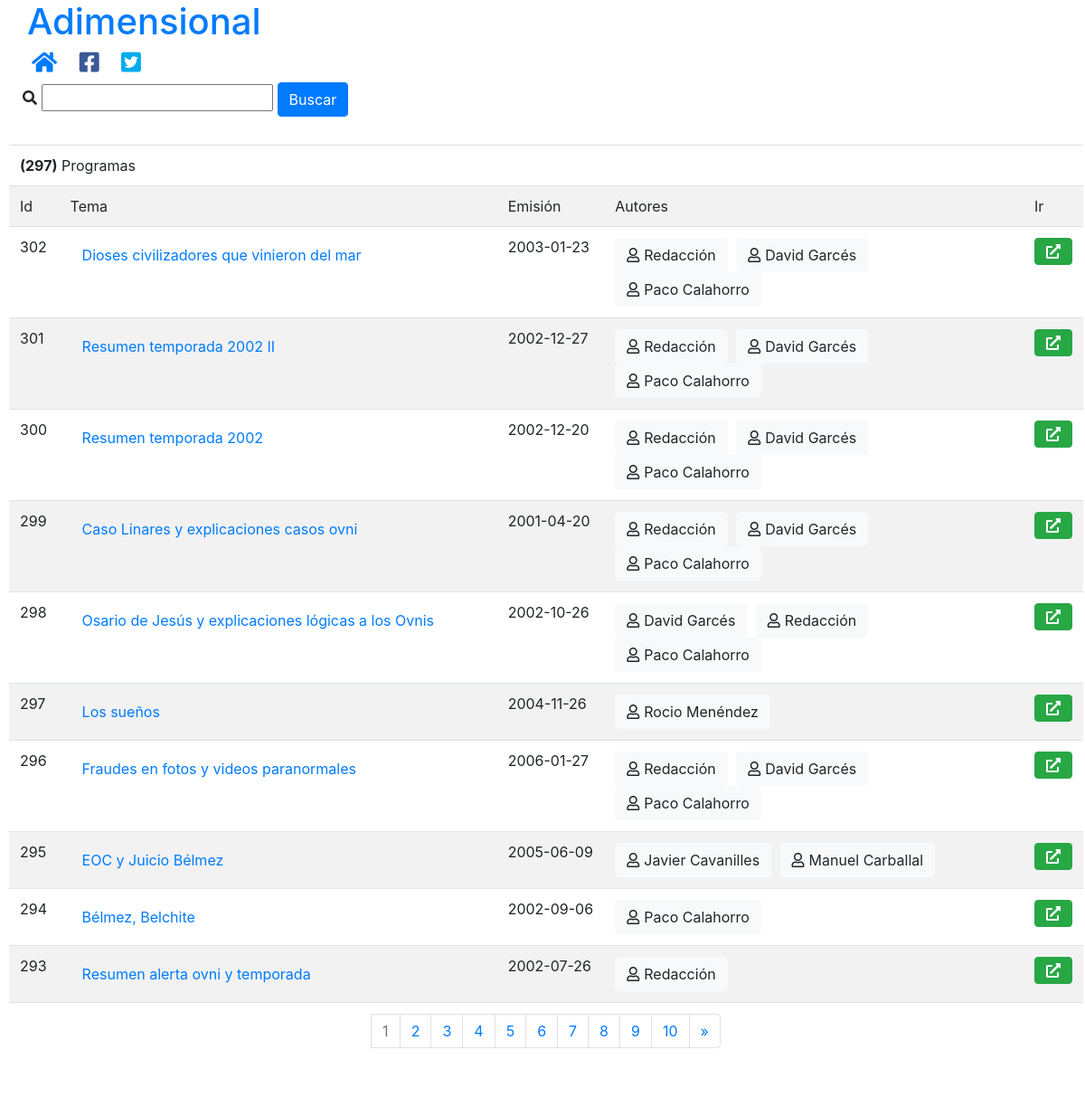
The page / on the database its author committed.
### tables this page shows
CREATE TABLE `entrevistas` (
  `id` int(4) NOT NULL,
  `nombre` varchar(255) NOT NULL DEFAULT '',
  `tema` varchar(255) NOT NULL DEFAULT '',
  `texto` longtext NOT NULL,
  `enlace` varchar(255) NOT NULL DEFAULT '',
  `temporada` varchar(255) NOT NULL DEFAULT '',
  `texto_portada` longtext NOT NULL,
  `descargaembed` varchar(255) NOT NULL DEFAULT '0',
  `date` date DEFAULT NULL,
  `autores` varchar(255) NOT NULL,
  `descargas` int(10) NOT NULL
);

CREATE TABLE `autores` (
  `id` int(10) NOT NULL,
  `nombre` varchar(100) NOT NULL,
  `date` timestamp NOT NULL DEFAULT current_timestamp() ON UPDATE current_timestamp()
);

### index.php (the view, shortened to what this page needs)
<html>
	<head>
		<?
		include_once('cargas.php');
		include_once('conexion.php');
		?>
	</head>
	<body>
        <?
		include_once('cabecera.php');
		?>
		<div>
			<table id="tabla_principal" class="table table-striped" style="margin: 10px; width: 99%;">
				<tr>
                    <td colspan="4" style="width: 100%; background-color: white; border: 0px;">
 					</td>
				</tr>
				<?php
				$limit=10;
				$sql2 = "SELECT * from entrevistas order by id DESC";
				$result2=mysqli_query($conn,$sql2);
				$numero = mysqli_num_rows($result2);
				if (!isset($pagina)) {
				   $inicio = 0;
				   $pagina = 1;
				}
				else {
				   $inicio = ($pagina - 1) * $limit;
				}
				$total_paginas = ceil($numero / $limit);
				if($total_paginas>10){
					$total_paginas=10;
                }
				?>
				<tr>
                    <td colspan="6"><b>(<?=$numero;?>)</b> Programas</td>
                </tr>
				<tr>
					<td>Id</td>
					<td style="width: 500px;">Tema</td>
					<td>Emisión</td>
					<td>Autores</td>
					<td>Ir</td>
				</tr>
				<?
				$lineas = array();
				$sql = "SELECT * from entrevistas order by id DESC limit $inicio, $limit";
				$result=mysqli_query($con,$sql);
				while($datos=mysqli_fetch_assoc($result)) {
					$lineas[] = array('autores' => $datos['autores'], 'date' => $datos['date'], 'tema' => $datos['tema'], 'id' => $datos['id']);
				}
                $numer=0;
                foreach ($lineas as $key => $row) {
				    ?>
					<tr>
						<td><?=$lineas[$numer]['id'];?></td>
						<td>
							<form action="programas.php" method="post">
								<button type="submit" class="btn btn-link"><?=$lineas[$numer]['tema'];?></button>
							</form>
						</td>
						<td><?=$lineas[$numer]['date'];?></td>
						<td>
							<?
                            $porciones = explode(",", $lineas[$numer]['autores']);
                            $numeros=count($porciones);
                            for ($i = 0; $i < $numeros; $i++) {
                                $sql2 = "SELECT * from autores where id='".$porciones[$i]."'";
                                $result2=mysqli_query($con,$sql2);
                                while($datos2=mysqli_fetch_assoc($result2)){
                                    ?>
                                    <form action="index.php" method="post">
                                        <?
                                        echo "<button type=\"submit\" class=\"btn btn-light\" style='margin-right: 5px;'><i class=\"far fa-user\" style='margin-right: 5px;'></i>".$datos2['nombre']."</button>";
                                        ?>
                                    </form>
                                    <?
                                }
                            }
							?>
						</td>
						<td>
							<form action="programas.php" method="post">
								<button type="submit" class="btn btn-success"><i class="fas fa-external-link-alt"></i></button>
							</form>
						</td>
					</tr>
					<?
	                $numer++;
				}
				?>
				<tr>
					<td style="text-align: center;" colspan="6">
						<div>
						<?
						if ($total_paginas > 1) {
							?>
							<nav aria-label="Page navigation example">
								<ul class="pagination justify-content-center">
								<li class="page-item">
								<?
								for ($i=1;$i<=$total_paginas;$i++) {
									 if ($pagina == $i){
										?>
										<li class="page-item disabled">
										  <a class="page-link" href="#" tabindex="-1"><?=$i;?></a>
										</li>
										<?
									 }else{
										?>
										<form action="index.php" method="post">
											<button type="submit" class="page-link" ><?=$i;?></button>
										</form>
										<?
								  }
								  }
								?>
								<li class="page-item">
								<?  if ($pagina != $total_paginas){
								?>
									<form action="index.php" method="post">
										<button type="submit" class="page-link" >&raquo;</button>
									</form>
								</li>
								<? } ?>
							  </ul>
							</nav>
							<?
							}
							?>
						</div>
					</td>
				</tr>
			</table>

### css/css.css (style rules this page uses)
body { font-family: 'Open Sans', sans-serif; color: #3c3c3c; -webkit-font-smoothing: antialiased; -moz-osx-font-smoothing: grayscale; }
@media (min-width: 361px) { #tabla_principal { display: block; } }

### cargas.php (style rules this page uses)
form { display:inline; }

### rows shown on the page
entrevistas: id "302", tema "Dioses civilizadores que vinieron del mar", date "2003-01-23"
autores: nombre "Redacción"
autores: nombre "David Garcés"
autores: nombre "Paco Calahorro"
entrevistas: id "301", tema "Resumen temporada 2002 II", date "2002-12-27"
entrevistas: id "300", tema "Resumen temporada 2002", date "2002-12-20"
entrevistas: id "299", tema "Caso Linares y explicaciones casos ovni", date "2001-04-20"
entrevistas: id "298", tema "Osario de Jesús y explicaciones lógicas a los Ovnis", date "2002-10-26"
entrevistas: id "297", tema "Los sueños", date "2004-11-26"
autores: nombre "Rocio Menéndez"
entrevistas: id "296", tema "Fraudes en fotos y videos paranormales", date "2006-01-27"
entrevistas: id "295", tema "EOC y Juicio Bélmez", date "2005-06-09"
autores: nombre "Javier Cavanilles"
autores: nombre "Manuel Carballal"
entrevistas: id "294", tema "Bélmez, Belchite", date "2002-09-06"
entrevistas: id "293", tema "Resumen alerta ovni y temporada", date "2002-07-26"

### other values the page prints
$numero "297"
